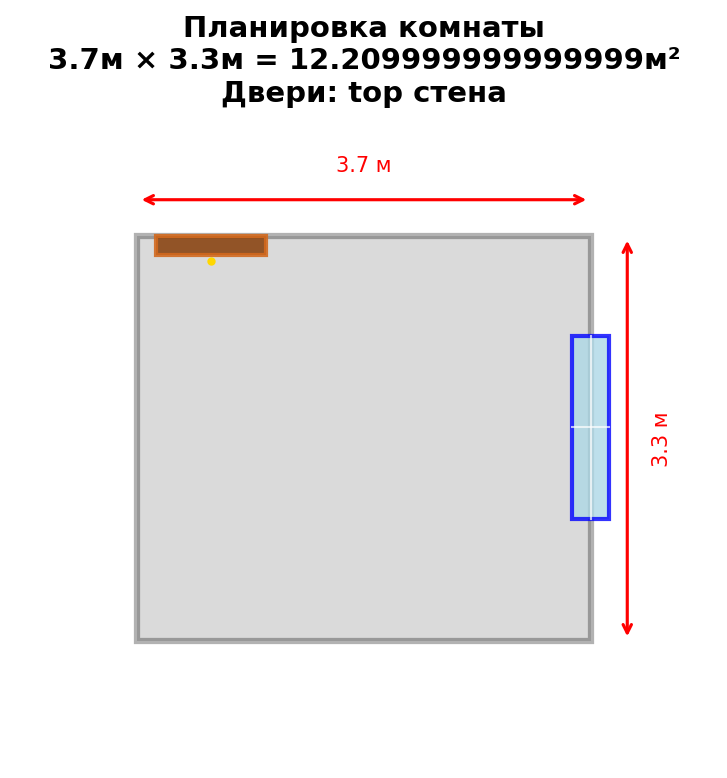

The script that saved this image:
import matplotlib.pyplot as plt
import matplotlib.patches as patches
from matplotlib.patches import Rectangle, FancyBboxPatch
import numpy as np
import cv2
from collections import Counter


class FloorplanDrawer:
    """Рисование планировки комнаты."""

    def __init__(self, pixels_per_meter=100):
        self.pixels_per_meter = pixels_per_meter

    def draw(self, room_dims, windows, doors=None, output_path=None, images=None):
        # Размеры изображения
        margin = 1.0  # метры
        total_width = room_dims.width + 2 * margin
        total_length = room_dims.length + 2 * margin

        fig_width = total_width * self.pixels_per_meter / 100
        fig_height = total_length * self.pixels_per_meter / 100

        fig, ax = plt.subplots(1, 1, figsize=(fig_width, fig_height))

        # Определяем цвет стен из фотографий
        wall_color = self._get_dominant_wall_color(images) if images else 'lightgray'

        # Рисуем комнату (стены)
        room_rect = Rectangle(
            (margin, margin),
            room_dims.width,
            room_dims.length,
            linewidth=3,
            edgecolor='black',
            facecolor=wall_color,
            alpha=0.3
        )
        ax.add_patch(room_rect)

        # Рисуем окна
        for window in windows:
            self._draw_window(ax, window, margin, room_dims)

        # Рисуем двери
        if doors:
            for door in doors:
                self._draw_door(ax, door, margin, room_dims)

        # Добавляем размеры
        self._add_dimensions(ax, room_dims, margin)

        # Настройка осей
        ax.set_xlim(0, total_width)
        ax.set_ylim(0, total_length)
        ax.set_aspect('equal')
        ax.axis('off')

        # Заголовок
        title_text = f"Планировка комнаты\n{room_dims.width}м × {room_dims.length}м = {room_dims.area}м²"

        # Добавляем информацию о дверях в заголовок
        if doors:
            door_info = []
            for door in doors:
                door_info.append(f"{door.wall} стена")
            title_text += f"\nДвери: {', '.join(door_info)}"

        plt.title(title_text, fontsize=14, fontweight='bold')

        plt.tight_layout()

        if output_path:
            plt.savefig(output_path, dpi=150, bbox_inches='tight',
                        facecolor='white', edgecolor='none')
            print(f"\nПланировка сохранена: {output_path}")
        else:
            plt.show()

        plt.close()

    def _get_dominant_wall_color(self, images):
        """Определение доминирующего цвета стен из фотографий."""
        all_colors = []

        for img in images:
            if img is None:
                continue

            h, w = img.shape[:2]

            # Берем края изображения (где обычно стены)
            edge_width = w // 8

            # Левый край
            left_edge = img[:, :edge_width]
            # Правый край
            right_edge = img[:, -edge_width:]
            # Верхний край (потолок)
            top_edge = img[:edge_width, :]

            # Собираем цвета с краев
            for edge in [left_edge, right_edge, top_edge]:
                # Уменьшаем для скорости
                small = cv2.resize(edge, (50, 50))
                # Конвертируем в RGB
                rgb = cv2.cvtColor(small, cv2.COLOR_BGR2RGB)
                # Фильтруем темные и светлые пиксели
                pixels = rgb.reshape(-1, 3)
                brightness = np.mean(pixels, axis=1)
                # Берем пиксели со средней яркостью (не тени, не блики)
                mask = (brightness > 50) & (brightness < 200)
                valid_pixels = pixels[mask]

                if len(valid_pixels) > 0:
                    # Группируем похожие цвета
                    quantized = (valid_pixels // 30) * 30 + 15
                    all_colors.extend(quantized)

        if not all_colors:
            return 'lightgray'

        # Находим самый частый цвет
        color_counts = Counter(map(tuple, all_colors))
        most_common = color_counts.most_common(1)[0][0]

        # Конвертируем в hex для matplotlib
        hex_color = '#{:02x}{:02x}{:02x}'.format(most_common[0], most_common[1], most_common[2])

        print(f"  Определен доминирующий цвет стен: {hex_color}")
        return hex_color

    def _draw_window(self, ax, window, margin, room_dims):
        """Рисование окна."""
        # Определяем позицию окна на стене
        if window.wall == 'right':
            x = margin + room_dims.width - 0.15  # Небольшой отступ от стены
            y = margin + window.x
            width = 0.3
            height = window.width

        elif window.wall == 'left':
            x = margin - 0.15
            y = margin + window.x
            width = 0.3
            height = window.width

        elif window.wall == 'top':
            x = margin + window.x
            y = margin + room_dims.length - 0.15
            width = window.width
            height = 0.3

        else:  # bottom
            x = margin + window.x
            y = margin - 0.15
            width = window.width
            height = 0.3

        # Рисуем окно
        window_rect = Rectangle(
            (x, y),
            width,
            height,
            facecolor='lightblue',
            edgecolor='blue',
            linewidth=2,
            alpha=0.8
        )
        ax.add_patch(window_rect)

        # Добавляем перекладины для окна (крестик)
        if window.wall in ['left', 'right']:
            # Вертикальное окно
            center_x = x + width / 2
            center_y = y + height / 2
            # Горизонтальная линия
            ax.plot([x, x + width], [center_y, center_y],
                    color='white', linewidth=1, alpha=0.7)
            # Вертикальная линия
            ax.plot([center_x, center_x], [y, y + height],
                    color='white', linewidth=1, alpha=0.7)
        else:
            # Горизонтальное окно
            center_x = x + width / 2
            center_y = y + height / 2
            # Горизонтальная линия
            ax.plot([x, x + width], [center_y, center_y],
                    color='white', linewidth=1, alpha=0.7)
            # Вертикальная линия
            ax.plot([center_x, center_x], [y, y + height],
                    color='white', linewidth=1, alpha=0.7)

    def _draw_door(self, ax, door, margin, room_dims):
        """Рисование двери."""
        # Определяем позицию двери на стене
        door_width_draw = 0.15  # Толщина линии двери на плане

        # Определяем цвет двери (используем стандартные цвета matplotlib)
        if door.has_glass:
            facecolor = 'lightblue'
            edgecolor = 'blue'
            alpha = 0.7
        else:
            facecolor = 'saddlebrown'  # Стандартный цвет в matplotlib
            edgecolor = 'chocolate'  # Стандартный цвет в matplotlib
            alpha = 0.9

        if door.wall == 'right':
            x = margin + room_dims.width - door_width_draw
            y = margin + door.x
            width = door_width_draw
            height = door.width

            # Рисуем дверное полотно (дуга открывания)
            if door.is_open:
                # Дуга открывания
                theta = np.linspace(0, np.pi / 2, 30)
                arc_x = x + door_width_draw + door.width * np.cos(theta)
                arc_y = y + door.width * np.sin(theta)
                ax.plot(arc_x, arc_y, color='goldenrod', linewidth=1.5, alpha=0.7)

        elif door.wall == 'left':
            x = margin - door_width_draw
            y = margin + door.x
            width = door_width_draw
            height = door.width

            if door.is_open:
                theta = np.linspace(np.pi / 2, np.pi, 30)
                arc_x = x + door_width_draw + door.width * np.cos(theta)
                arc_y = y + door.width * np.sin(theta)
                ax.plot(arc_x, arc_y, color='goldenrod', linewidth=1.5, alpha=0.7)

        elif door.wall == 'top':
            x = margin + door.x
            y = margin + room_dims.length - door_width_draw
            width = door.width
            height = door_width_draw

            if door.is_open:
                theta = np.linspace(np.pi / 2, np.pi, 30)
                arc_x = x + door.width * np.cos(theta - np.pi / 2)
                arc_y = y + door_width_draw + door.width * np.sin(theta - np.pi / 2)
                ax.plot(arc_x, arc_y, color='goldenrod', linewidth=1.5, alpha=0.7)

        else:  # bottom
            x = margin + door.x
            y = margin - door_width_draw
            width = door.width
            height = door_width_draw

            if door.is_open:
                theta = np.linspace(0, np.pi / 2, 30)
                arc_x = x + door.width * np.cos(theta)
                arc_y = y + door_width_draw + door.width * np.sin(theta)
                ax.plot(arc_x, arc_y, color='goldenrod', linewidth=1.5, alpha=0.7)

        # Рисуем дверь
        door_rect = Rectangle(
            (x, y),
            width,
            height,
            facecolor=facecolor,
            edgecolor=edgecolor,
            linewidth=2,
            alpha=alpha
        )
        ax.add_patch(door_rect)

        # Добавляем символ ручки
        if door.wall == 'right':
            handle_x = x - 0.05
            handle_y = y + door.width / 2
        elif door.wall == 'left':
            handle_x = x + width + 0.05
            handle_y = y + door.width / 2
        elif door.wall == 'top':
            handle_x = x + door.width / 2
            handle_y = y - 0.05
        else:  # bottom
            handle_x = x + door.width / 2
            handle_y = y + height + 0.05

        # Рисуем ручку
        ax.plot(handle_x, handle_y, 'o', color='gold', markersize=3)

        # Добавляем текст для стеклянной двери
        if door.has_glass:
            if door.wall in ['left', 'right']:
                text_x = x + width / 2
                text_y = y + door.width / 2
            else:
                text_x = x + door.width / 2
                text_y = y + height / 2
            ax.text(text_x, text_y, '🪟', fontsize=8, ha='center', va='center', alpha=0.6)

    def _add_dimensions(self, ax, room_dims, margin):
        """Добавление размеров на чертеж."""
        # Ширина (сверху)
        ax.annotate('',
                    xy=(margin + room_dims.width, margin + room_dims.length + 0.3),
                    xytext=(margin, margin + room_dims.length + 0.3),
                    arrowprops=dict(arrowstyle='<->', color='red', lw=1.5))

        ax.text(margin + room_dims.width / 2, margin + room_dims.length + 0.5,
                f'{room_dims.width} м',
                ha='center', va='bottom', fontsize=10, color='red')

        # Длина (справа)
        ax.annotate('',
                    xy=(margin + room_dims.width + 0.3, margin),
                    xytext=(margin + room_dims.width + 0.3, margin + room_dims.length),
                    arrowprops=dict(arrowstyle='<->', color='red', lw=1.5))

        ax.text(margin + room_dims.width + 0.5, margin + room_dims.length / 2,
                f'{room_dims.length} м',
                ha='left', va='center', fontsize=10, color='red', rotation=90)

        # Добавляем размерные линии для проемов (окон и дверей)
        self._add_opening_dimensions(ax, room_dims, margin)

    def _add_opening_dimensions(self, ax, room_dims, margin):
        """Добавление размеров для проемов (окон и дверей)."""
        # Эта функция может быть расширена для отображения размеров
        # конкретных проемов, если это необходимо
        pass


def create_simple_floorplan(width, length, windows_count=1, doors_count=1, output_path=None):
    """Создание простой планировки с заданным количеством окон и дверей."""
    from room_detector import RoomDimensions, Window, Door

    room = RoomDimensions(width=width, length=length, height=2.7, area=width * length)

    windows = []
    if windows_count >= 1:
        windows.append(Window(x=width * 0.3, y=1.0, width=1.2, height=1.5, wall='right'))
    if windows_count >= 2:
        windows.append(Window(x=length * 0.4, y=1.0, width=1.0, height=1.2, wall='top'))
    if windows_count >= 3:
        windows.append(Window(x=width * 0.6, y=1.0, width=1.2, height=1.5, wall='left'))

    doors = []
    if doors_count >= 1:
        doors.append(Door(x=width * 0.85, width=0.9, height=2.0, wall='bottom',
                          has_glass=False, is_open=False))
    if doors_count >= 2:
        doors.append(Door(x=length * 0.15, width=0.9, height=2.0, wall='right',
                          has_glass=True, is_open=True))

    drawer = FloorplanDrawer()
    drawer.draw(room, windows, doors, output_path)
